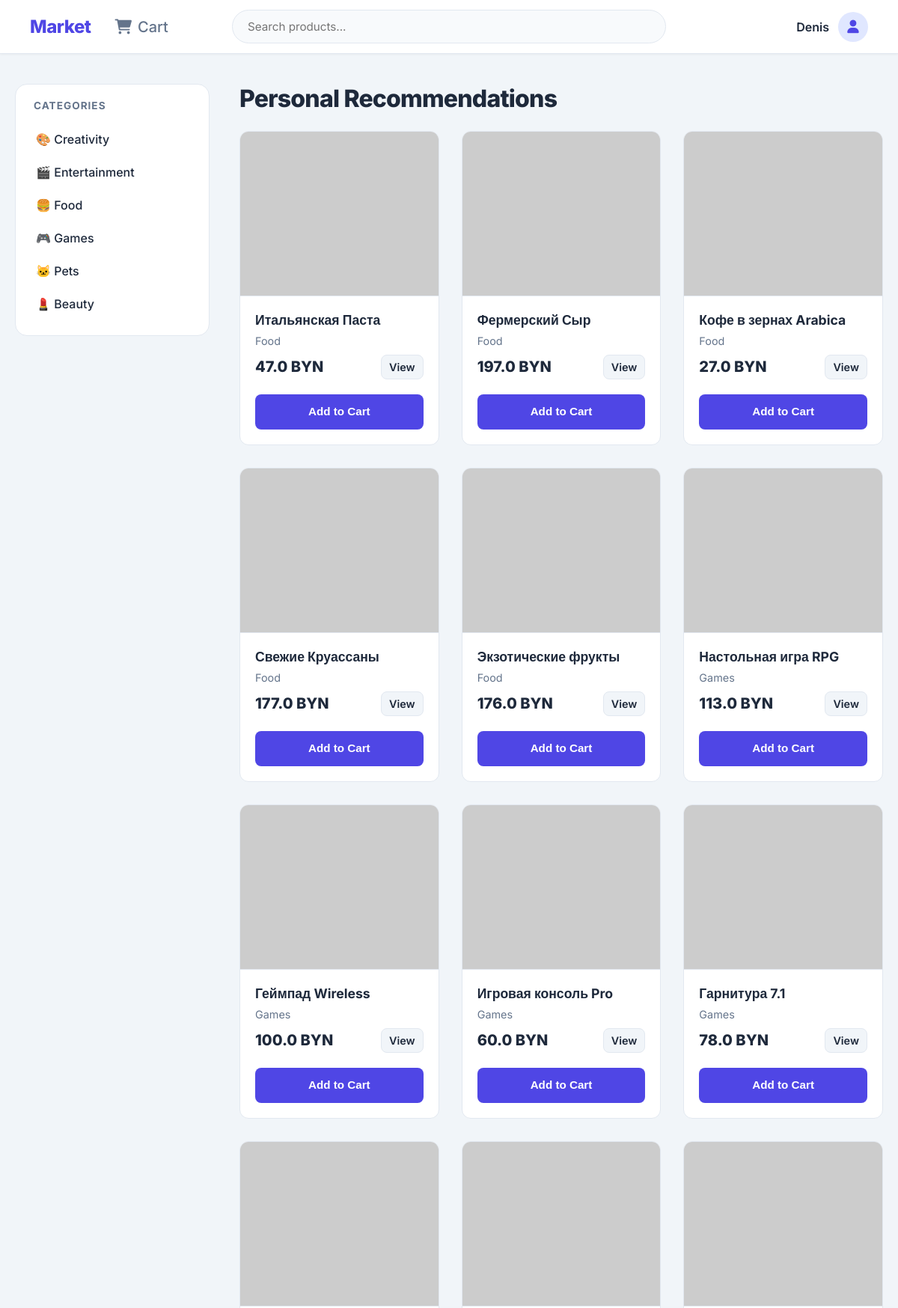
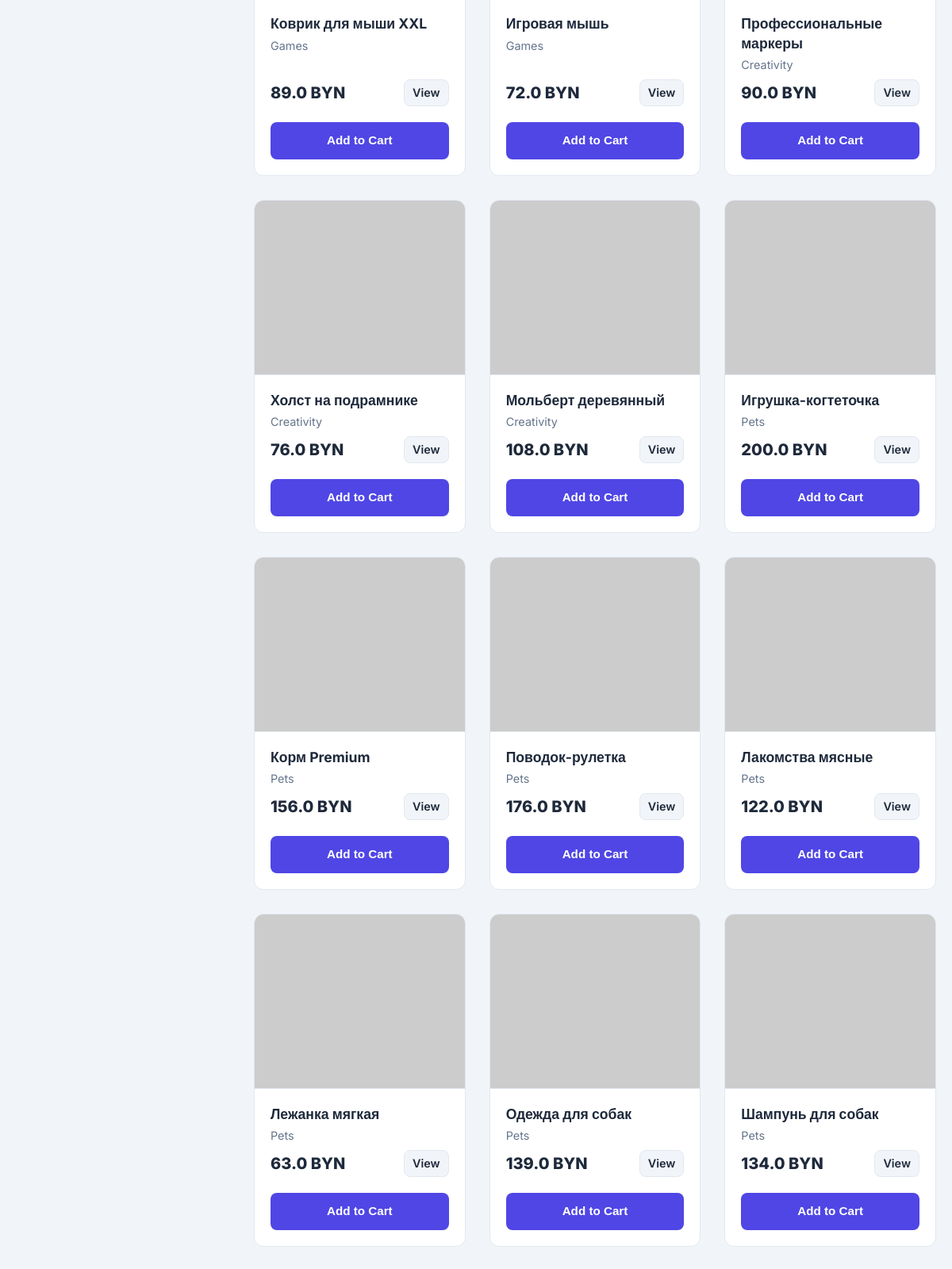
Screenshot of /client/home (signed in, upper part) with the database file from the repository (2 pictures, top to bottom).
### backend/models.py (models this page shows)
class User(Base):
    __tablename__ = 'users'
    id = Column(String, primary_key=True, default=lambda: str(uuid.uuid4()))
    username = Column(String, unique=True, index=True)
    password_hash = Column(String)
    role = Column(Enum(UserRole))
    discriminator = Column(String)
    __mapper_args__ = {'polymorphic_identity': 'user', 'polymorphic_on': discriminator}

class Client(User):
    __tablename__ = 'clients'
    id = Column(String, ForeignKey('users.id'), primary_key=True)
    full_name = Column(String)
    gender = Column(String)
    __mapper_args__ = {'polymorphic_identity': 'client'}
    profile = relationship("Profile", uselist=False, back_populates="client", cascade="all, delete-orphan")
    interactions = relationship("Interaction", back_populates="client", cascade="all, delete-orphan")
    cart = relationship("Cart", uselist=False, back_populates="client", cascade="all, delete-orphan")
    orders = relationship("Order", back_populates="client")
    feedbacks = relationship("Feedback", back_populates="client")

class Product(Base):
    __tablename__ = 'products'
    id = Column(String, primary_key=True, default=lambda: str(uuid.uuid4()))
    manager_id = Column(String, ForeignKey('managers.id'), nullable=True)
    name = Column(String)
    category = Column(String)
    price = Column(Float)
    description = Column(Text)
    sku = Column(String)
    image_url = Column(String)
    manager = relationship("Manager", back_populates="products")
    interactions = relationship("Interaction", back_populates="product", cascade="all, delete-orphan")
    cart_items = relationship("CartItem", back_populates="product", cascade="all, delete-orphan")
    feedbacks = relationship("Feedback", back_populates="product", cascade="all, delete-orphan")

### backend/controllers.py (the view)
@router.get("/client/home", response_class=HTMLResponse)
async def client_home(request: Request, search: str = "", db: Session = Depends(get_db)):
    user = BaseController(db).get_current_user(request)
    if not user: return RedirectResponse("/login")
    products = RecommendationService(db).get_recommendations(user, limit=50)
    if search:
        search = search.lower()
        products = [p for p in products if search in p.name.lower()]
    return templates.TemplateResponse("client/home.html", {"request": request, "user": user, "products": products})

### frontend/templates/client/home.html
{% extends "base.html" %}
{% block content %}
<div class="home-layout">
    <div class="sidebar">
        <h3 class="sidebar-title">Categories</h3>
        <a href="/client/category/Creativity" class="cat-link">🎨 Creativity</a>
        <a href="/client/category/Entertainment" class="cat-link">🎬 Entertainment</a>
        <a href="/client/category/Food" class="cat-link">🍔 Food</a>
        <a href="/client/category/Games" class="cat-link">🎮 Games</a>
        <a href="/client/category/Pets" class="cat-link">🐱 Pets</a>
        <a href="/client/category/Beauty" class="cat-link">💄 Beauty</a>
    </div>
    <div style="flex-grow: 1;">
        <h1 style="margin-top: 0;">Personal Recommendations</h1>
        <div class="grid-products">
            {% for p in products %}
            <div class="card">
                <a href="/client/product/{{ p.id }}" style="text-decoration: none; color: inherit; display: flex; flex-direction: column; flex-grow: 1;">
                    <div class="card-img" style="background-image: url('{{ p.image_url }}');"></div>
                    <div class="card-body">
                        <div class="card-title">{{ p.name }}</div>
                        <div style="color: var(--text-secondary); font-size: 0.9rem;">{{ p.category }}</div>
                        <div style="margin-top: auto; padding-top: 10px; display: flex; justify-content: space-between; align-items: center;">
                            <div class="card-price">{{ p.price }} BYN</div>
                            <span class="btn btn-secondary" style="padding: 5px 10px; font-size: 0.9rem;">View</span>
                        </div>
                    </div>
                </a>
                <form action="/client/cart/add/{{ p.id }}" method="post" style="padding: 0 20px 20px;">
                    <button class="btn btn-full">Add to Cart</button>
                </form>
            </div>
            {% endfor %}
        </div>
    </div>
</div>
{% endblock %}

### frontend/templates/base.html (shortened to what this page needs)
<!DOCTYPE html>
<html lang="en">
<head>
    <link rel="stylesheet" href="/static/style.css">
    <link rel="stylesheet" href="https://cdnjs.cloudflare.com/ajax/libs/font-awesome/6.0.0/css/all.min.css">
</head>
<body>
    {% if not hide_header %}
    <div class="header">
        <div class="header-left">
            {% if user and user.role.value == 'client' %}
                <a href="/client/home" class="logo">Market</a>
                <a href="/client/cart" class="header-icon" title="Cart">
                    <i class="fas fa-shopping-cart"></i> Cart
                </a>
            {% else %}
                <a href="/" class="logo">Market</a>
            {% endif %}
        </div>
        <div class="header-center">
            {% if user and user.role.value == 'client' %}
            <form action="/client/home" class="search-form" style="width: 100%; display: flex; justify-content: center;">
                <input type="text" name="search" class="search-input" placeholder="Search products...">
            </form>
            {% endif %}
        </div>
        <div class="header-right">
            {% if user %}
                {% if user.role.value == 'client' %}
                    <a href="/client/profile" class="user-badge">
                        <span>{{ user.full_name }}</span>
                        <div class="user-avatar-mini"><i class="fas fa-user"></i></div>
                    </a>
                {% else %}
                    <a href="/logout" class="header-icon" title="Logout"><i class="fas fa-sign-out-alt"></i> Exit</a>
                    <span class="user-badge">{{ user.username }}</span>
                {% endif %}
            {% endif %}
        </div>
    </div>
    {% endif %}
    <div class="container">
        {% block content %}{% endblock %}
    </div>
</body>
</html>

### frontend/static/style.css (style rules this page uses)
*, *::before, *::after { box-sizing: border-box; }
:root { --primary: #4f46e5; --primary-hover: #4338ca; --bg-body: #f1f5f9; --bg-card: #ffffff; --text-main: #1e293b; --text-secondary: #64748b; --border: #e2e8f0; --success: #10b981; --danger: #ef4444; --radius: 12px; --shadow: 0 4px 6px -1px rgba(0, 0, 0, 0.1), 0 2px 4px -1px rgba(0, 0, 0, 0.06); }
body { font-family: 'Inter', sans-serif; background-color: var(--bg-body); color: var(--text-main); margin: 0; padding: 0; min-height: 100vh; display: flex; flex-direction: column; -webkit-font-smoothing: antialiased; }
.header { background: var(--bg-card); border-bottom: 1px solid var(--border); padding: 0 40px; height: 72px; display: flex; align-items: center; justify-content: space-between; position: sticky; top: 0; z-index: 1000; box-shadow: 0 1px 3px rgba(0,0,0,0.05); }
.header-left { display: flex; align-items: center; gap: 24px; width: 250px; }
.header-center { flex-grow: 1; display: flex; justify-content: center; padding: 0 20px; }
.header-right { display: flex; align-items: center; gap: 24px; width: 250px; justify-content: flex-end; }
.logo { font-size: 1.5rem; font-weight: 800; color: var(--primary); text-decoration: none; letter-spacing: -0.5px; }
.header-icon { font-size: 1.25rem; color: var(--text-secondary); text-decoration: none; transition: 0.2s; display: flex; align-items: center; gap: 8px; font-weight: 500; padding: 8px; border-radius: 8px; }
.search-input { width: 100%; max-width: 600px; padding: 12px 20px; border: 1px solid var(--border); border-radius: 99px; background: #f8fafc; outline: none; transition: 0.2s; font-size: 0.95rem; }
.user-badge { display: flex; align-items: center; gap: 12px; text-decoration: none; font-weight: 600; color: var(--text-main); }
.user-avatar-mini { width: 40px; height: 40px; background: #e0e7ff; border-radius: 50%; color: var(--primary); display: flex; align-items: center; justify-content: center; font-size: 1.1rem; }
.container { max-width: 1280px; margin: 0 auto; padding: 40px 20px; width: 100%; box-sizing: border-box; }
.card { background: var(--bg-card); border: 1px solid var(--border); border-radius: var(--radius); overflow: hidden; display: flex; flex-direction: column; transition: transform 0.2s, box-shadow 0.2s; }
h1, h2, h3 { margin-top: 0; color: var(--text-main); }
h1 { font-size: 2rem; font-weight: 800; margin-bottom: 1.5rem; letter-spacing: -0.025em; }
input, select, textarea { width: 100%; padding: 12px 16px; border: 1px solid var(--border); border-radius: 8px; box-sizing: border-box; font-family: inherit; font-size: 1rem; transition: 0.2s; background: #fff; }
.btn { background: var(--primary); color: white; padding: 12px 24px; border-radius: 8px; border: none; cursor: pointer; font-weight: 600; font-size: 0.95rem; text-decoration: none; text-align: center; display: inline-flex; justify-content: center; align-items: center; gap: 8px; transition: all 0.2s; line-height: 1.5; }
.btn-secondary { background: #f1f5f9; color: var(--text-main); border: 1px solid var(--border); }
.btn-full { width: 100%; display: flex; }
.home-layout { display: grid; grid-template-columns: 260px 1fr; gap: 40px; align-items: start; }
.sidebar { background: var(--bg-card); border-radius: 16px; padding: 20px 0; border: 1px solid var(--border); position: sticky; top: 100px; }
.sidebar-title { padding: 0 24px; margin-bottom: 15px; font-size: 0.85rem; text-transform: uppercase; color: var(--text-secondary); letter-spacing: 1px; }
.cat-link { display: flex; align-items: center; gap: 12px; padding: 12px 24px; text-decoration: none; color: var(--text-main); font-weight: 500; transition: 0.2s; border-left: 3px solid transparent; }
.grid-products { display: grid; grid-template-columns: repeat(auto-fill, minmax(240px, 1fr)); gap: 30px; }
.card-img { width: 100%; height: 220px; background-color: #f1f5f9; background-size: cover; background-position: center; border-bottom: 1px solid var(--border); }
.card-body { padding: 20px; flex-grow: 1; display: flex; flex-direction: column; }
.card-title { font-weight: 700; font-size: 1.1rem; margin-bottom: 6px; line-height: 1.4; }
.card-price { font-size: 1.25rem; font-weight: 800; color: var(--text-main); }

### rows the page displays
Client: full_name "Denis"
Product: name "Итальянская Паста", category "Food", price "47.0"
Product: name "Фермерский Сыр", category "Food", price "197.0"
Product: name "Кофе в зернах Arabica", category "Food", price "27.0"
Product: name "Свежие Круассаны", category "Food", price "177.0"
Product: name "Экзотические фрукты", category "Food", price "176.0"
Product: name "Настольная игра RPG", category "Games", price "113.0"
Product: name "Геймпад Wireless", category "Games", price "100.0"
Product: name "Игровая консоль Pro", category "Games", price "60.0"
Product: name "Гарнитура 7.1", category "Games", price "78.0"
Product: name "Коврик для мыши XXL", category "Games", price "89.0"
Product: name "Игровая мышь", category "Games", price "72.0"
Product: name "Профессиональные маркеры", category "Creativity", price "90.0"
Product: name "Холст на подрамнике", category "Creativity", price "76.0"
Product: name "Мольберт деревянный", category "Creativity", price "108.0"
Product: name "Игрушка-когтеточка", category "Pets", price "200.0"
Product: name "Корм Premium", category "Pets", price "156.0"
Product: name "Поводок-рулетка", category "Pets", price "176.0"
Product: name "Лакомства мясные", category "Pets", price "122.0"
Product: name "Лежанка мягкая", category "Pets", price "63.0"
Product: name "Одежда для собак", category "Pets", price "139.0"
Product: name "Шампунь для собак", category "Pets", price "134.0"
